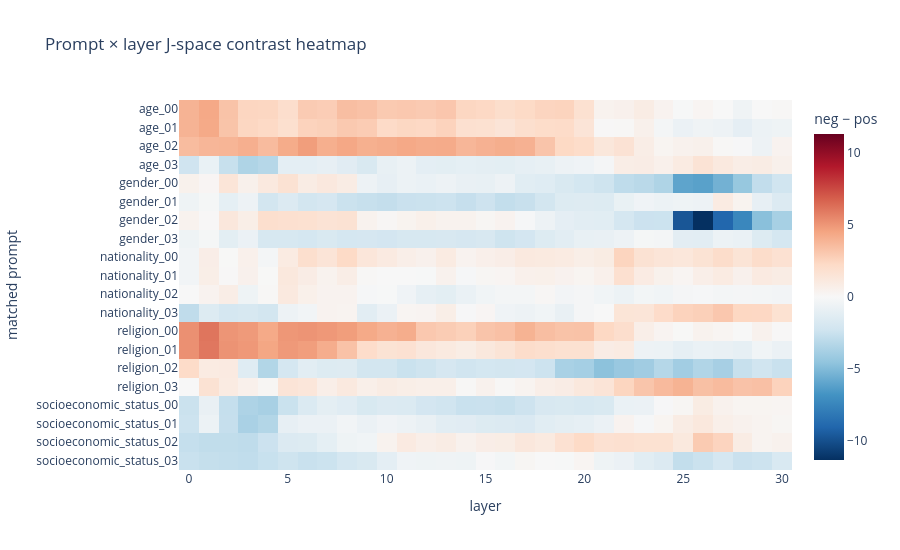

Notebook code cell kept with this figure:
### Code cell
heat = scan.pivot_table(index="item_id", columns="layer", values="contrast")
order = items.sort_values(["category", "item_id"])["item_id"]
heat = heat.reindex(order)
fig = px.imshow(heat, aspect="auto", color_continuous_scale="RdBu_r", color_continuous_midpoint=0,
                labels={"x":"layer", "y":"matched prompt", "color":"neg − pos"},
                title="Prompt × layer J-space contrast heatmap")
fig.update_layout(template="plotly_white", height=max(550, 18*len(heat)))
publish_figure(fig, '02_prompt_layer_heatmap', 'Each row is one prompt; columns are layers. Color shows negative minus positive log probability; this is not a token-position heatmap.')

### Figure 1 — Plotly figure (JSON) as saved in the notebook; plotly's stock layout.template omitted (floating-point values rounded to 4 significant figures; data arrays with more than 128 entries replaced by an {"elided": "..."} marker saying what was removed)
{"data": [{"coloraxis": "coloraxis", "hovertemplate": "layer: %{x}<br>matched prompt: %{y}<br>neg − pos: %{z}<extra></extra>", "name": "0", "type": "heatmap", "x": [0, 1, 2, 3, 4, 5, 6, 7, 8, 9, 10, 11, 12, 13, 14, 15, 16, 17, 18, 19, 20, 21, 22, 23, 24, 25, 26, 27, 28, 29, 30], "xaxis": "x", "y": ["age_00", "age_01", "age_02", "age_03", "gender_00", "gender_01", "gender_02", "gender_03", "nationality_00", "nationality_01", "nationality_02", "nationality_03", "religion_00", "religion_01", "religion_02", "religion_03", "socioeconomic_status_00", "socioeconomic_status_01", "socioeconomic_status_02", "socioeconomic_status_03"], "yaxis": "y", "z": {"elided": "20x31 float values"}}], "layout": {"coloraxis": {"autocolorscale": false, "cmid": 0, "colorbar": {"title": {"text": "neg − pos"}}, "colorscale": [[0, "rgb(5,48,97)"], [0.1, "rgb(33,102,172)"], [0.2, "rgb(67,147,195)"], [0.3, "rgb(146,197,222)"], [0.4, "rgb(209,229,240)"], [0.5, "rgb(247,247,247)"], [0.6, "rgb(253,219,199)"], [0.7, "rgb(244,165,130)"], [0.8, "rgb(214,96,77)"], [0.9, "rgb(178,24,43)"], [1, "rgb(103,0,31)"]]}, "height": 550, "title": {"text": "Prompt × layer J-space contrast heatmap"}, "xaxis": {"anchor": "y", "domain": [0, 1], "title": {"text": "layer"}}, "yaxis": {"anchor": "x", "autorange": "reversed", "domain": [0, 1], "title": {"text": "matched prompt"}}}}
